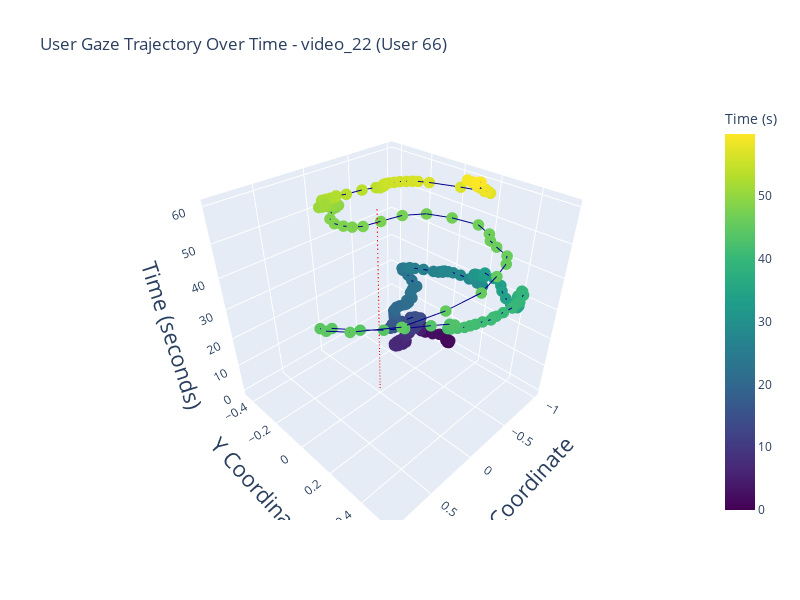
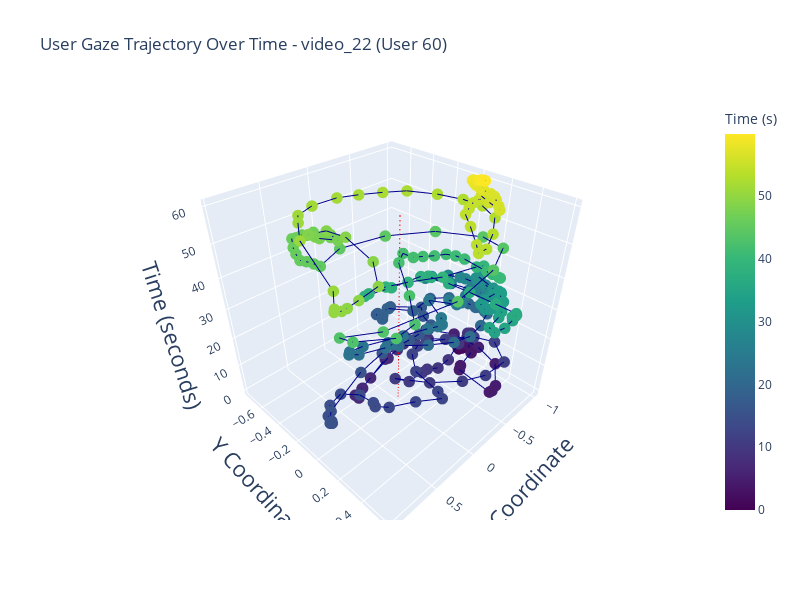
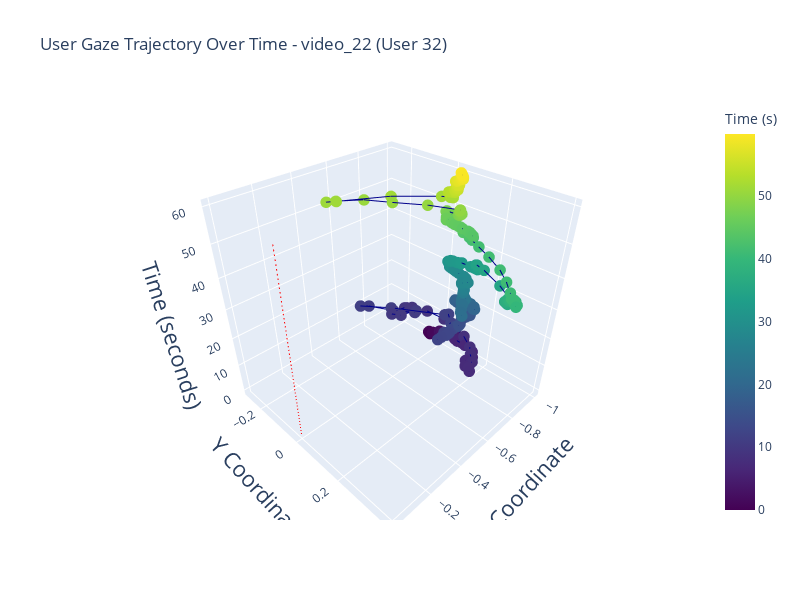
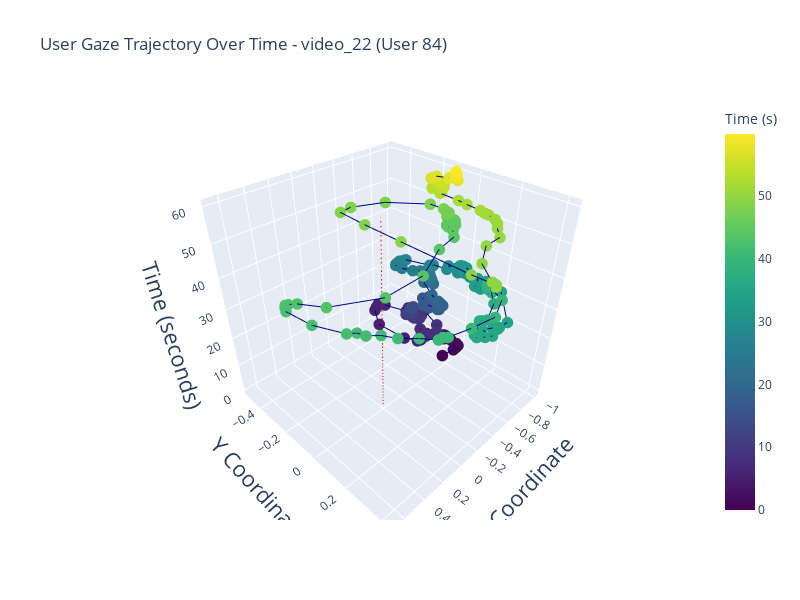

The notebook cell these images were saved under, in order:
### Code cell
plot_3D_trajectory_with_time(datasets_folder,'Jin_22', 'video_22',fsize=22)

### Figure 1 — Plotly figure (JSON) as saved in the notebook; plotly's stock layout.template omitted (floating-point values rounded to 4 significant figures; data arrays with more than 128 entries replaced by an {"elided": "..."} marker saying what was removed)
{"data": [{"line": {"color": "darkblue", "width": 2}, "marker": {"color": {"elided": "301 float values"}, "colorbar": {"title": {"text": "Time (s)"}}, "colorscale": [[0, "#440154"], [0.1111, "#482878"], [0.2222, "#3e4989"], [0.3333, "#31688e"], [0.4444, "#26828e"], [0.5556, "#1f9e89"], [0.6667, "#35b779"], [0.7778, "#6ece58"], [0.8889, "#b5de2b"], [1, "#fde725"]], "size": 4}, "mode": "lines+markers", "showlegend": false, "type": "scatter3d", "x": {"elided": "301 float values"}, "y": {"elided": "301 float values"}, "z": {"elided": "301 float values"}}, {"line": {"color": "red", "dash": "dash", "width": 2}, "mode": "lines", "showlegend": false, "type": "scatter3d", "x": [0, 0], "y": [0, 0], "z": [0, 59.9]}], "layout": {"height": 600, "scene": {"xaxis": {"title": {"font": {"size": 22}, "text": "X Coordinate"}}, "yaxis": {"title": {"font": {"size": 22}, "text": "Y Coordinate"}}, "zaxis": {"title": {"font": {"size": 22}, "text": "Time (seconds)"}}}, "title": {"text": "User Gaze Trajectory Over Time - video_22 (User 66)"}, "width": 800}}

### Figure 2 — Plotly figure (JSON) as saved in the notebook; plotly's stock layout.template omitted (floating-point values rounded to 4 significant figures; data arrays with more than 128 entries replaced by an {"elided": "..."} marker saying what was removed)
{"data": [{"line": {"color": "darkblue", "width": 2}, "marker": {"color": {"elided": "301 float values"}, "colorbar": {"title": {"text": "Time (s)"}}, "colorscale": [[0, "#440154"], [0.1111, "#482878"], [0.2222, "#3e4989"], [0.3333, "#31688e"], [0.4444, "#26828e"], [0.5556, "#1f9e89"], [0.6667, "#35b779"], [0.7778, "#6ece58"], [0.8889, "#b5de2b"], [1, "#fde725"]], "size": 4}, "mode": "lines+markers", "showlegend": false, "type": "scatter3d", "x": {"elided": "301 float values"}, "y": {"elided": "301 float values"}, "z": {"elided": "301 float values"}}, {"line": {"color": "red", "dash": "dash", "width": 2}, "mode": "lines", "showlegend": false, "type": "scatter3d", "x": [0, 0], "y": [0, 0], "z": [0, 59.9]}], "layout": {"height": 600, "scene": {"xaxis": {"title": {"font": {"size": 22}, "text": "X Coordinate"}}, "yaxis": {"title": {"font": {"size": 22}, "text": "Y Coordinate"}}, "zaxis": {"title": {"font": {"size": 22}, "text": "Time (seconds)"}}}, "title": {"text": "User Gaze Trajectory Over Time - video_22 (User 60)"}, "width": 800}}

### Figure 3 — Plotly figure (JSON) as saved in the notebook; plotly's stock layout.template omitted (floating-point values rounded to 4 significant figures; data arrays with more than 128 entries replaced by an {"elided": "..."} marker saying what was removed)
{"data": [{"line": {"color": "darkblue", "width": 2}, "marker": {"color": {"elided": "301 float values"}, "colorbar": {"title": {"text": "Time (s)"}}, "colorscale": [[0, "#440154"], [0.1111, "#482878"], [0.2222, "#3e4989"], [0.3333, "#31688e"], [0.4444, "#26828e"], [0.5556, "#1f9e89"], [0.6667, "#35b779"], [0.7778, "#6ece58"], [0.8889, "#b5de2b"], [1, "#fde725"]], "size": 4}, "mode": "lines+markers", "showlegend": false, "type": "scatter3d", "x": {"elided": "301 float values"}, "y": {"elided": "301 float values"}, "z": {"elided": "301 float values"}}, {"line": {"color": "red", "dash": "dash", "width": 2}, "mode": "lines", "showlegend": false, "type": "scatter3d", "x": [0, 0], "y": [0, 0], "z": [0, 59.9]}], "layout": {"height": 600, "scene": {"xaxis": {"title": {"font": {"size": 22}, "text": "X Coordinate"}}, "yaxis": {"title": {"font": {"size": 22}, "text": "Y Coordinate"}}, "zaxis": {"title": {"font": {"size": 22}, "text": "Time (seconds)"}}}, "title": {"text": "User Gaze Trajectory Over Time - video_22 (User 32)"}, "width": 800}}

### Figure 4 — Plotly figure (JSON) as saved in the notebook; plotly's stock layout.template omitted (floating-point values rounded to 4 significant figures; data arrays with more than 128 entries replaced by an {"elided": "..."} marker saying what was removed)
{"data": [{"line": {"color": "darkblue", "width": 2}, "marker": {"color": {"elided": "301 float values"}, "colorbar": {"title": {"text": "Time (s)"}}, "colorscale": [[0, "#440154"], [0.1111, "#482878"], [0.2222, "#3e4989"], [0.3333, "#31688e"], [0.4444, "#26828e"], [0.5556, "#1f9e89"], [0.6667, "#35b779"], [0.7778, "#6ece58"], [0.8889, "#b5de2b"], [1, "#fde725"]], "size": 4}, "mode": "lines+markers", "showlegend": false, "type": "scatter3d", "x": {"elided": "301 float values"}, "y": {"elided": "301 float values"}, "z": {"elided": "301 float values"}}, {"line": {"color": "red", "dash": "dash", "width": 2}, "mode": "lines", "showlegend": false, "type": "scatter3d", "x": [0, 0], "y": [0, 0], "z": [0, 59.9]}], "layout": {"height": 600, "scene": {"xaxis": {"title": {"font": {"size": 22}, "text": "X Coordinate"}}, "yaxis": {"title": {"font": {"size": 22}, "text": "Y Coordinate"}}, "zaxis": {"title": {"font": {"size": 22}, "text": "Time (seconds)"}}}, "title": {"text": "User Gaze Trajectory Over Time - video_22 (User 84)"}, "width": 800}}
